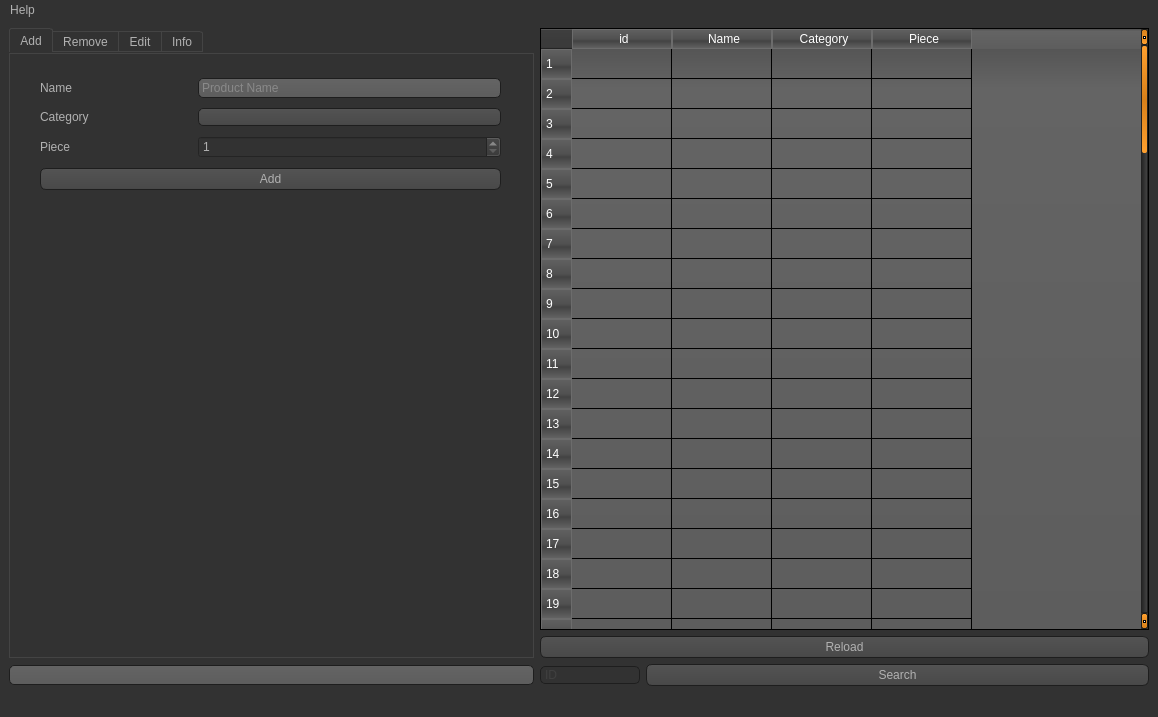
<?xml version="1.0" encoding="UTF-8"?>
<ui version="4.0">
 <class>MainWindow</class>
 <widget class="QMainWindow" name="MainWindow">
  <property name="geometry">
   <rect>
    <x>0</x>
    <y>0</y>
    <width>1158</width>
    <height>717</height>
   </rect>
  </property>
  <property name="minimumSize">
   <size>
    <width>1158</width>
    <height>717</height>
   </size>
  </property>
  <property name="sizeIncrement">
   <size>
    <width>0</width>
    <height>0</height>
   </size>
  </property>
  <property name="windowTitle">
   <string>SelCan</string>
  </property>
  <property name="windowOpacity">
   <double>1.000000000000000</double>
  </property>
  <property name="styleSheet">
   <string notr="true">QToolTip
{
     border: 1px solid black;
     background-color: #ffa02f;
     padding: 1px;
     border-radius: 3px;
     opacity: 100;
}

QWidget
{
    color: #b1b1b1;
    background-color: #323232;
}

QWidget:item:hover
{
    background-color: QLinearGradient( x1: 0, y1: 0, x2: 0, y2: 1, stop: 0 #ffa02f, stop: 1 #ca0619);
    color: #000000;
}

QWidget:item:selected
{
    background-color: QLinearGradient( x1: 0, y1: 0, x2: 0, y2: 1, stop: 0 #ffa02f, stop: 1 #d7801a);
}

QMenuBar::item
{
    background: transparent;
}

QMenuBar::item:selected
{
    background: transparent;
    border: 1px solid #ffaa00;
}

QMenuBar::item:pressed
{
    background: #444;
    border: 1px solid #000;
    background-color: QLinearGradient(
        x1:0, y1:0,
        x2:0, y2:1,
        stop:1 #212121,
        stop:0.4 #343434/*,
        stop:0.2 #343434,
        stop:0.1 #ffaa00*/
    );
    margin-bottom:-1px;
    padding-bottom:1px;
}

QMenu
{
    border: 1px solid #000;
}

QMenu::item
{
    padding: 2px 20px 2px 20px;
}

QMenu::item:selected
{
    color: #000000;
}

QWidget:disabled
{
    color: #404040;
    background-color: #323232;
}

QAbstractItemView
{
    background-color: QLinearGradient( x1: 0, y1: 0, x2: 0, y2: 1, stop: 0 #4d4d4d, stop: 0.1 #646464, stop: 1 #5d5d5d);
}

QWidget:focus
{
    /*border: 2px solid QLinearGradient( x1: 0, y1: 0, x2: 0, y2: 1, stop: 0 #ffa02f, stop: 1 #d7801a);*/
}

QLineEdit
{
    background-color: QLinearGradient( x1: 0, y1: 0, x2: 0, y2: 1, stop: 0 #4d4d4d, stop: 0 #646464, stop: 1 #5d5d5d);
    padding: 1px;
    border-style: solid;
    border: 1px solid #1e1e1e;
    border-radius: 5;
}

QPushButton
{
    color: #b1b1b1;
    background-color: QLinearGradient( x1: 0, y1: 0, x2: 0, y2: 1, stop: 0 #565656, stop: 0.1 #525252, stop: 0.5 #4e4e4e, stop: 0.9 #4a4a4a, stop: 1 #464646);
    border-width: 1px;
    border-color: #1e1e1e;
    border-style: solid;
    border-radius: 6;
    padding: 3px;
    font-size: 12px;
    padding-left: 5px;
    padding-right: 5px;
}

QPushButton:pressed
{
    background-color: QLinearGradient( x1: 0, y1: 0, x2: 0, y2: 1, stop: 0 #2d2d2d, stop: 0.1 #2b2b2b, stop: 0.5 #292929, stop: 0.9 #282828, stop: 1 #252525);
}

QComboBox
{
    selection-background-color: #ffaa00;
    background-color: QLinearGradient( x1: 0, y1: 0, x2: 0, y2: 1, stop: 0 #565656, stop: 0.1 #525252, stop: 0.5 #4e4e4e, stop: 0.9 #4a4a4a, stop: 1 #464646);
    border-style: solid;
    border: 1px solid #1e1e1e;
    border-radius: 5;
}

QComboBox:hover,QPushButton:hover
{
    border: 2px solid QLinearGradient( x1: 0, y1: 0, x2: 0, y2: 1, stop: 0 #ffa02f, stop: 1 #d7801a);
}


QComboBox:on
{
    padding-top: 3px;
    padding-left: 4px;
    background-color: QLinearGradient( x1: 0, y1: 0, x2: 0, y2: 1, stop: 0 #2d2d2d, stop: 0.1 #2b2b2b, stop: 0.5 #292929, stop: 0.9 #282828, stop: 1 #252525);
    selection-background-color: #ffaa00;
}

QComboBox QAbstractItemView
{
    border: 2px solid darkgray;
    selection-background-color: QLinearGradient( x1: 0, y1: 0, x2: 0, y2: 1, stop: 0 #ffa02f, stop: 1 #d7801a);
}

QComboBox::drop-down
{
     subcontrol-origin: padding;
     subcontrol-position: top right;
     width: 15px;

     border-left-width: 0px;
     border-left-color: darkgray;
     border-left-style: solid; /* just a single line */
     border-top-right-radius: 3px; /* same radius as the QComboBox */
     border-bottom-right-radius: 3px;
 }

QComboBox::down-arrow
{
     image: url(:/down_arrow.png);
}

QGroupBox:focus
{
border: 2px solid QLinearGradient( x1: 0, y1: 0, x2: 0, y2: 1, stop: 0 #ffa02f, stop: 1 #d7801a);
}

QTextEdit:focus
{
    border: 2px solid QLinearGradient( x1: 0, y1: 0, x2: 0, y2: 1, stop: 0 #ffa02f, stop: 1 #d7801a);
}

QScrollBar:horizontal {
     border: 1px solid #222222;
     background: QLinearGradient( x1: 0, y1: 0, x2: 0, y2: 1, stop: 0.0 #121212, stop: 0.2 #282828, stop: 1 #484848);
     height: 7px;
     margin: 0px 16px 0 16px;
}

QScrollBar::handle:horizontal
{
      background: QLinearGradient( x1: 0, y1: 0, x2: 1, y2: 0, stop: 0 #ffa02f, stop: 0.5 #d7801a, stop: 1 #ffa02f);
      min-height: 20px;
      border-radius: 2px;
}

QScrollBar::add-line:horizontal {
      border: 1px solid #1b1b19;
      border-radius: 2px;
      background: QLinearGradient( x1: 0, y1: 0, x2: 1, y2: 0, stop: 0 #ffa02f, stop: 1 #d7801a);
      width: 14px;
      subcontrol-position: right;
      subcontrol-origin: margin;
}

QScrollBar::sub-line:horizontal {
      border: 1px solid #1b1b19;
      border-radius: 2px;
      background: QLinearGradient( x1: 0, y1: 0, x2: 1, y2: 0, stop: 0 #ffa02f, stop: 1 #d7801a);
      width: 14px;
     subcontrol-position: left;
     subcontrol-origin: margin;
}

QScrollBar::right-arrow:horizontal, QScrollBar::left-arrow:horizontal
{
      border: 1px solid black;
      width: 1px;
      height: 1px;
      background: white;
}

QScrollBar::add-page:horizontal, QScrollBar::sub-page:horizontal
{
      background: none;
}

QScrollBar:vertical
{
      background: QLinearGradient( x1: 0, y1: 0, x2: 1, y2: 0, stop: 0.0 #121212, stop: 0.2 #282828, stop: 1 #484848);
      width: 7px;
      margin: 16px 0 16px 0;
      border: 1px solid #222222;
}

QScrollBar::handle:vertical
{
      background: QLinearGradient( x1: 0, y1: 0, x2: 0, y2: 1, stop: 0 #ffa02f, stop: 0.5 #d7801a, stop: 1 #ffa02f);
      min-height: 20px;
      border-radius: 2px;
}

QScrollBar::add-line:vertical
{
      border: 1px solid #1b1b19;
      border-radius: 2px;
      background: QLinearGradient( x1: 0, y1: 0, x2: 0, y2: 1, stop: 0 #ffa02f, stop: 1 #d7801a);
      height: 14px;
      subcontrol-position: bottom;
      subcontrol-origin: margin;
}

QScrollBar::sub-line:vertical
{
      border: 1px solid #1b1b19;
      border-radius: 2px;
      background: QLinearGradient( x1: 0, y1: 0, x2: 0, y2: 1, stop: 0 #d7801a, stop: 1 #ffa02f);
      height: 14px;
      subcontrol-position: top;
      subcontrol-origin: margin;
}

QScrollBar::up-arrow:vertical, QScrollBar::down-arrow:vertical
{
      border: 1px solid black;
      width: 1px;
      height: 1px;
      background: white;
}


QScrollBar::add-page:vertical, QScrollBar::sub-page:vertical
{
      background: none;
}

QTextEdit
{
    background-color: #242424;
}

QPlainTextEdit
{
    background-color: #242424;
}

QHeaderView::section
{
    background-color: QLinearGradient(x1:0, y1:0, x2:0, y2:1, stop:0 #616161, stop: 0.5 #505050, stop: 0.6 #434343, stop:1 #656565);
    color: white;
    padding-left: 4px;
    border: 1px solid #6c6c6c;
}

QCheckBox:disabled
{
color: #414141;
}

QDockWidget::title
{
    text-align: center;
    spacing: 3px; /* spacing between items in the tool bar */
    background-color: QLinearGradient(x1:0, y1:0, x2:0, y2:1, stop:0 #323232, stop: 0.5 #242424, stop:1 #323232);
}

QDockWidget::close-button, QDockWidget::float-button
{
    text-align: center;
    spacing: 1px; /* spacing between items in the tool bar */
    background-color: QLinearGradient(x1:0, y1:0, x2:0, y2:1, stop:0 #323232, stop: 0.5 #242424, stop:1 #323232);
}

QDockWidget::close-button:hover, QDockWidget::float-button:hover
{
    background: #242424;
}

QDockWidget::close-button:pressed, QDockWidget::float-button:pressed
{
    padding: 1px -1px -1px 1px;
}

QMainWindow::separator
{
    background-color: QLinearGradient(x1:0, y1:0, x2:0, y2:1, stop:0 #161616, stop: 0.5 #151515, stop: 0.6 #212121, stop:1 #343434);
    color: white;
    padding-left: 4px;
    border: 1px solid #4c4c4c;
    spacing: 3px; /* spacing between items in the tool bar */
}

QMainWindow::separator:hover
{

    background-color: QLinearGradient(x1:0, y1:0, x2:0, y2:1, stop:0 #d7801a, stop:0.5 #b56c17 stop:1 #ffa02f);
    color: white;
    padding-left: 4px;
    border: 1px solid #6c6c6c;
    spacing: 3px; /* spacing between items in the tool bar */
}

QToolBar::handle
{
     spacing: 3px; /* spacing between items in the tool bar */
     background: url(:/images/handle.png);
}

QMenu::separator
{
    height: 2px;
    background-color: QLinearGradient(x1:0, y1:0, x2:0, y2:1, stop:0 #161616, stop: 0.5 #151515, stop: 0.6 #212121, stop:1 #343434);
    color: white;
    padding-left: 4px;
    margin-left: 10px;
    margin-right: 5px;
}

QProgressBar
{
    border: 2px solid grey;
    border-radius: 5px;
    text-align: center;
}

QProgressBar::chunk
{
    background-color: #d7801a;
    width: 2.15px;
    margin: 0.5px;
}

QTabBar::tab {
    color: #b1b1b1;
    border: 1px solid #444;
    border-bottom-style: none;
    background-color: #323232;
    padding-left: 10px;
    padding-right: 10px;
    padding-top: 3px;
    padding-bottom: 2px;
    margin-right: -1px;
}

QTabWidget::pane {
    border: 1px solid #444;
    top: 1px;
}

QTabBar::tab:last
{
    margin-right: 0; /* the last selected tab has nothing to overlap with on the right */
    border-top-right-radius: 3px;
}

QTabBar::tab:first:!selected
{
 margin-left: 0px; /* the last selected tab has nothing to overlap with on the right */


    border-top-left-radius: 3px;
}

QTabBar::tab:!selected
{
    color: #b1b1b1;
    border-bottom-style: solid;
    margin-top: 3px;
    background-color: QLinearGradient(x1:0, y1:0, x2:0, y2:1, stop:1 #212121, stop:.4 #343434);
}

QTabBar::tab:selected
{
    border-top-left-radius: 3px;
    border-top-right-radius: 3px;
    margin-bottom: 0px;
}

QTabBar::tab:!selected:hover
{
    /*border-top: 2px solid #ffaa00;
    padding-bottom: 3px;*/
    border-top-left-radius: 3px;
    border-top-right-radius: 3px;
    background-color: QLinearGradient(x1:0, y1:0, x2:0, y2:1, stop:1 #212121, stop:0.4 #343434, stop:0.2 #343434, stop:0.1 #ffaa00);
}

QRadioButton::indicator:checked, QRadioButton::indicator:unchecked{
    color: #b1b1b1;
    background-color: #323232;
    border: 1px solid #b1b1b1;
    border-radius: 6px;
}

QRadioButton::indicator:checked
{
    background-color: qradialgradient(
        cx: 0.5, cy: 0.5,
        fx: 0.5, fy: 0.5,
        radius: 1.0,
        stop: 0.25 #ffaa00,
        stop: 0.3 #323232
    );
}

QCheckBox::indicator{
    color: #b1b1b1;
    background-color: #323232;
    border: 1px solid #b1b1b1;
    width: 9px;
    height: 9px;
}

QRadioButton::indicator
{
    border-radius: 6px;
}

QRadioButton::indicator:hover, QCheckBox::indicator:hover
{
    border: 1px solid #ffaa00;
}

QCheckBox::indicator:checked
{
    image:url(:/images/checkbox.png);
}

QCheckBox::indicator:disabled, QRadioButton::indicator:disabled
{
    border: 1px solid #444;
}</string>
  </property>
  <property name="animated">
   <bool>true</bool>
  </property>
  <property name="tabShape">
   <enum>QTabWidget::Rounded</enum>
  </property>
  <property name="dockNestingEnabled">
   <bool>false</bool>
  </property>
  <widget class="QWidget" name="centralwidget">
   <layout class="QGridLayout" name="gridLayout">
    <item row="2" column="0">
     <widget class="QLineEdit" name="lineEdit_searchval">
      <property name="maximumSize">
       <size>
        <width>525</width>
        <height>16777215</height>
       </size>
      </property>
      <property name="whatsThis">
       <string>Aranacak Değer</string>
      </property>
     </widget>
    </item>
    <item row="2" column="2">
     <widget class="QPushButton" name="pushButton_search">
      <property name="text">
       <string>Search</string>
      </property>
     </widget>
    </item>
    <item row="2" column="1">
     <widget class="QComboBox" name="comboBox_searchtype">
      <property name="enabled">
       <bool>false</bool>
      </property>
      <property name="maximumSize">
       <size>
        <width>100</width>
        <height>16777215</height>
       </size>
      </property>
      <property name="toolTipDuration">
       <number>-1</number>
      </property>
      <property name="currentIndex">
       <number>0</number>
      </property>
      <property name="maxVisibleItems">
       <number>5</number>
      </property>
      <item>
       <property name="text">
        <string>ID</string>
       </property>
      </item>
      <item>
       <property name="text">
        <string>Name</string>
       </property>
      </item>
      <item>
       <property name="text">
        <string>Category</string>
       </property>
      </item>
     </widget>
    </item>
    <item row="0" column="1" colspan="2">
     <widget class="QTableWidget" name="tableWidget">
      <property name="minimumSize">
       <size>
        <width>0</width>
        <height>0</height>
       </size>
      </property>
      <property name="maximumSize">
       <size>
        <width>16777215</width>
        <height>16777215</height>
       </size>
      </property>
      <property name="font">
       <font>
        <kerning>true</kerning>
       </font>
      </property>
      <property name="acceptDrops">
       <bool>false</bool>
      </property>
      <property name="accessibleDescription">
       <string>odtaütaü</string>
      </property>
      <property name="autoScroll">
       <bool>true</bool>
      </property>
      <property name="editTriggers">
       <set>QAbstractItemView::NoEditTriggers</set>
      </property>
      <property name="tabKeyNavigation">
       <bool>true</bool>
      </property>
      <property name="showDropIndicator" stdset="0">
       <bool>true</bool>
      </property>
      <property name="dragDropOverwriteMode">
       <bool>true</bool>
      </property>
      <property name="alternatingRowColors">
       <bool>false</bool>
      </property>
      <property name="selectionBehavior">
       <enum>QAbstractItemView::SelectRows</enum>
      </property>
      <property name="rowCount">
       <number>100</number>
      </property>
      <row/>
      <row/>
      <row/>
      <row/>
      <row/>
      <row/>
      <row/>
      <row/>
      <row/>
      <row/>
      <row/>
      <row/>
      <row/>
      <row/>
      <row/>
      <row/>
      <row/>
      <row/>
      <row/>
      <row/>
      <row/>
      <row/>
      <row/>
      <row/>
      <row/>
      <row/>
      <row/>
      <row/>
      <row/>
      <row/>
      <row/>
      <row/>
      <row/>
      <row/>
      <row/>
      <row/>
      <row/>
      <row/>
      <row/>
      <row/>
      <row/>
      <row/>
      <row/>
      <row/>
      <row/>
      <row/>
      <row/>
      <row/>
      <row/>
      <row/>
      <row/>
      <row/>
      <row/>
      <row/>
      <row/>
      <row/>
      <row/>
      <row/>
      <row/>
      <row/>
      <row/>
      <row/>
      <row/>
      <row/>
      <row/>
      <row/>
      <row/>
      <row/>
      <row/>
      <row/>
      <row/>
      <row/>
      <row/>
      <row/>
      <row/>
      <row/>
      <row/>
      <row/>
      <row/>
      <row/>
      <row/>
      <row/>
      <row/>
      <row/>
      <row/>
      <row/>
      <row/>
      <row/>
      <row/>
      <row/>
      <row/>
      <row/>
      <row/>
      <row/>
      <row/>
      <row/>
      <row/>
      <row/>
      <row/>
      <row/>
      <column>
       <property name="text">
        <string>id</string>
       </property>
       <property name="whatsThis">
        <string/>
       </property>
       <property name="font">
        <font>
         <kerning>true</kerning>
        </font>
       </property>
      </column>
      <column>
       <property name="text">
        <string>Name</string>
       </property>
      </column>
      <column>
       <property name="text">
        <string>Category</string>
       </property>
      </column>
      <column>
       <property name="text">
        <string>Piece</string>
       </property>
      </column>
     </widget>
    </item>
    <item row="1" column="1" colspan="2">
     <widget class="QPushButton" name="pushButton_reload">
      <property name="text">
       <string>Reload</string>
      </property>
     </widget>
    </item>
    <item row="0" column="0" rowspan="2">
     <widget class="QTabWidget" name="tabWidget">
      <property name="minimumSize">
       <size>
        <width>0</width>
        <height>0</height>
       </size>
      </property>
      <property name="maximumSize">
       <size>
        <width>525</width>
        <height>16777215</height>
       </size>
      </property>
      <property name="autoFillBackground">
       <bool>false</bool>
      </property>
      <property name="inputMethodHints">
       <set>Qt::ImhNone</set>
      </property>
      <property name="currentIndex">
       <number>0</number>
      </property>
      <property name="tabBarAutoHide">
       <bool>false</bool>
      </property>
      <widget class="QWidget" name="tab_add">
       <attribute name="title">
        <string>Add</string>
       </attribute>
       <widget class="QWidget" name="layoutWidget">
        <property name="geometry">
         <rect>
          <x>30</x>
          <y>20</y>
          <width>461</width>
          <height>122</height>
         </rect>
        </property>
        <layout class="QGridLayout" name="gridLayout_2">
         <item row="0" column="0">
          <widget class="QLabel" name="label_name">
           <property name="text">
            <string>Name</string>
           </property>
          </widget>
         </item>
         <item row="1" column="0">
          <widget class="QLabel" name="label_category">
           <property name="text">
            <string>Category</string>
           </property>
          </widget>
         </item>
         <item row="2" column="0">
          <widget class="QLabel" name="label_piece">
           <property name="text">
            <string>Piece</string>
           </property>
          </widget>
         </item>
         <item row="3" column="0" colspan="3">
          <widget class="QPushButton" name="pushButton_add">
           <property name="text">
            <string>Add</string>
           </property>
          </widget>
         </item>
         <item row="2" column="1" colspan="2">
          <widget class="QSpinBox" name="spinBox_piece">
           <property name="minimum">
            <number>1</number>
           </property>
           <property name="maximum">
            <number>100000</number>
           </property>
           <property name="stepType">
            <enum>QAbstractSpinBox::DefaultStepType</enum>
           </property>
           <property name="value">
            <number>1</number>
           </property>
          </widget>
         </item>
         <item row="0" column="1" colspan="2">
          <widget class="QLineEdit" name="lineEdit_name">
           <property name="text">
            <string/>
           </property>
           <property name="placeholderText">
            <string>Product Name</string>
           </property>
          </widget>
         </item>
         <item row="1" column="1" colspan="2">
          <widget class="QComboBox" name="comboBox_category">
           <property name="currentIndex">
            <number>-1</number>
           </property>
           <item>
            <property name="text">
             <string>Kırtasiye</string>
            </property>
           </item>
          </widget>
         </item>
        </layout>
       </widget>
      </widget>
      <widget class="QWidget" name="tab_remove">
       <attribute name="title">
        <string>Remove</string>
       </attribute>
       <widget class="QLineEdit" name="lineEdit_rid">
        <property name="geometry">
         <rect>
          <x>30</x>
          <y>60</y>
          <width>61</width>
          <height>25</height>
         </rect>
        </property>
        <property name="acceptDrops">
         <bool>true</bool>
        </property>
        <property name="readOnly">
         <bool>true</bool>
        </property>
        <property name="placeholderText">
         <string>Identity</string>
        </property>
       </widget>
       <widget class="QLineEdit" name="lineEdit_rname">
        <property name="geometry">
         <rect>
          <x>100</x>
          <y>60</y>
          <width>151</width>
          <height>25</height>
         </rect>
        </property>
        <property name="readOnly">
         <bool>true</bool>
        </property>
        <property name="placeholderText">
         <string>Product Name</string>
        </property>
       </widget>
       <widget class="QLineEdit" name="lineEdit_rpiece">
        <property name="geometry">
         <rect>
          <x>380</x>
          <y>60</y>
          <width>111</width>
          <height>25</height>
         </rect>
        </property>
        <property name="readOnly">
         <bool>true</bool>
        </property>
        <property name="placeholderText">
         <string>Product Piece</string>
        </property>
       </widget>
       <widget class="QLineEdit" name="lineEdit_rcategory">
        <property name="geometry">
         <rect>
          <x>260</x>
          <y>60</y>
          <width>108</width>
          <height>25</height>
         </rect>
        </property>
        <property name="readOnly">
         <bool>true</bool>
        </property>
        <property name="placeholderText">
         <string>Product Category</string>
        </property>
       </widget>
       <widget class="QRadioButton" name="radioButton_rsure">
        <property name="geometry">
         <rect>
          <x>30</x>
          <y>90</y>
          <width>111</width>
          <height>23</height>
         </rect>
        </property>
        <property name="text">
         <string>Are you sure?</string>
        </property>
       </widget>
       <widget class="QLabel" name="label_rname">
        <property name="geometry">
         <rect>
          <x>100</x>
          <y>40</y>
          <width>151</width>
          <height>17</height>
         </rect>
        </property>
        <property name="text">
         <string>Name</string>
        </property>
       </widget>
       <widget class="QLabel" name="label_rcategory">
        <property name="geometry">
         <rect>
          <x>260</x>
          <y>40</y>
          <width>101</width>
          <height>17</height>
         </rect>
        </property>
        <property name="text">
         <string>Category</string>
        </property>
       </widget>
       <widget class="QLabel" name="label_rpiece">
        <property name="geometry">
         <rect>
          <x>380</x>
          <y>40</y>
          <width>111</width>
          <height>17</height>
         </rect>
        </property>
        <property name="text">
         <string>Piece</string>
        </property>
       </widget>
       <widget class="QPushButton" name="pushButton_remove">
        <property name="enabled">
         <bool>false</bool>
        </property>
        <property name="geometry">
         <rect>
          <x>149</x>
          <y>90</y>
          <width>341</width>
          <height>25</height>
         </rect>
        </property>
        <property name="text">
         <string>Remove</string>
        </property>
       </widget>
       <widget class="QLabel" name="label_rid">
        <property name="geometry">
         <rect>
          <x>30</x>
          <y>40</y>
          <width>61</width>
          <height>17</height>
         </rect>
        </property>
        <property name="inputMethodHints">
         <set>Qt::ImhNone</set>
        </property>
        <property name="text">
         <string>ID</string>
        </property>
       </widget>
      </widget>
      <widget class="QWidget" name="tab_edit">
       <property name="accessibleName">
        <string/>
       </property>
       <attribute name="title">
        <string>Edit</string>
       </attribute>
       <widget class="QWidget" name="layoutWidget_2">
        <property name="geometry">
         <rect>
          <x>20</x>
          <y>30</y>
          <width>471</width>
          <height>82</height>
         </rect>
        </property>
        <layout class="QGridLayout" name="gridLayout_4">
         <item row="0" column="1">
          <widget class="QLabel" name="label_ename">
           <property name="text">
            <string>Name</string>
           </property>
          </widget>
         </item>
         <item row="0" column="3">
          <widget class="QLabel" name="label_epiece">
           <property name="text">
            <string>Piece</string>
           </property>
          </widget>
         </item>
         <item row="0" column="2">
          <widget class="QLabel" name="label_ecategory">
           <property name="text">
            <string>Category</string>
           </property>
          </widget>
         </item>
         <item row="2" column="0" colspan="4">
          <widget class="QPushButton" name="pushButton_edit">
           <property name="text">
            <string>Edit</string>
           </property>
          </widget>
         </item>
         <item row="1" column="2">
          <widget class="QComboBox" name="comboBox_ecategory">
           <property name="currentIndex">
            <number>-1</number>
           </property>
           <item>
            <property name="text">
             <string>Kırtasiye</string>
            </property>
           </item>
          </widget>
         </item>
         <item row="1" column="3">
          <widget class="QSpinBox" name="spinBox_epiece">
           <property name="minimum">
            <number>1</number>
           </property>
           <property name="maximum">
            <number>100000</number>
           </property>
           <property name="stepType">
            <enum>QAbstractSpinBox::DefaultStepType</enum>
           </property>
           <property name="value">
            <number>1</number>
           </property>
          </widget>
         </item>
         <item row="1" column="1">
          <widget class="QLineEdit" name="lineEdit_ename">
           <property name="readOnly">
            <bool>false</bool>
           </property>
          </widget>
         </item>
        </layout>
       </widget>
      </widget>
      <widget class="QWidget" name="tab">
       <attribute name="title">
        <string>Info</string>
       </attribute>
       <widget class="QWidget" name="layoutWidget">
        <property name="geometry">
         <rect>
          <x>10</x>
          <y>20</y>
          <width>231</width>
          <height>58</height>
         </rect>
        </property>
        <layout class="QGridLayout" name="gridLayout_5">
         <item row="0" column="0">
          <widget class="QLabel" name="label_allproduct">
           <property name="text">
            <string>Toplam Ürün Sayısı</string>
           </property>
          </widget>
         </item>
         <item row="0" column="1">
          <widget class="QLineEdit" name="lineEdit_all">
           <property name="readOnly">
            <bool>true</bool>
           </property>
          </widget>
         </item>
         <item row="1" column="0">
          <widget class="QLabel" name="label_allproductval">
           <property name="text">
            <string>Toplam Ürün Değeri</string>
           </property>
          </widget>
         </item>
         <item row="1" column="1">
          <widget class="QLineEdit" name="lineEdit_allval">
           <property name="readOnly">
            <bool>true</bool>
           </property>
          </widget>
         </item>
        </layout>
       </widget>
      </widget>
     </widget>
    </item>
   </layout>
  </widget>
  <widget class="QMenuBar" name="menubar">
   <property name="geometry">
    <rect>
     <x>0</x>
     <y>0</y>
     <width>1158</width>
     <height>22</height>
    </rect>
   </property>
   <widget class="QMenu" name="menuYard_m">
    <property name="title">
     <string>Help</string>
    </property>
    <addaction name="actionHakk_nda"/>
   </widget>
   <addaction name="menuYard_m"/>
  </widget>
  <widget class="QStatusBar" name="statusbar"/>
  <action name="actionHakk_nda">
   <property name="text">
    <string>About</string>
   </property>
  </action>
 </widget>
 <tabstops>
  <tabstop>tabWidget</tabstop>
  <tabstop>lineEdit_name</tabstop>
  <tabstop>comboBox_category</tabstop>
  <tabstop>spinBox_piece</tabstop>
  <tabstop>pushButton_add</tabstop>
  <tabstop>lineEdit_rid</tabstop>
  <tabstop>lineEdit_rname</tabstop>
  <tabstop>lineEdit_rcategory</tabstop>
  <tabstop>lineEdit_rpiece</tabstop>
  <tabstop>radioButton_rsure</tabstop>
  <tabstop>pushButton_remove</tabstop>
  <tabstop>lineEdit_ename</tabstop>
  <tabstop>comboBox_ecategory</tabstop>
  <tabstop>spinBox_epiece</tabstop>
  <tabstop>pushButton_edit</tabstop>
  <tabstop>lineEdit_all</tabstop>
  <tabstop>lineEdit_allval</tabstop>
  <tabstop>tableWidget</tabstop>
  <tabstop>pushButton_reload</tabstop>
  <tabstop>lineEdit_searchval</tabstop>
  <tabstop>comboBox_searchtype</tabstop>
  <tabstop>pushButton_search</tabstop>
 </tabstops>
 <resources/>
 <connections/>
</ui>
